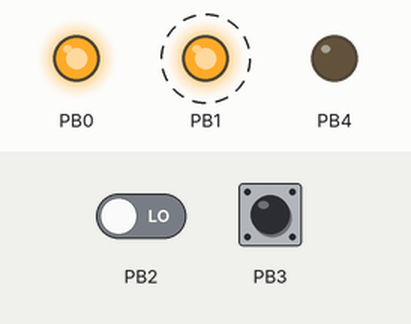
The program below on a simulated ATtiny85, built with avr-gcc and run on an emulated ATtiny85. Parts: output pins drawn as LEDs (lit = HIGH). Dashed ring = blinking. The inputs (shaded band) are chosen by the test bench; at power-on: PB2 LOW, PB3 HIGH.

Above: at 1.2 s.
1.3 s: PB2 driven HIGH
At 3.8 s:
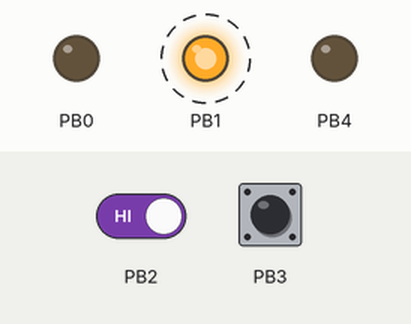
4.3 s: PB3 pulled LOW for 0.15 s
At 5.8 s:
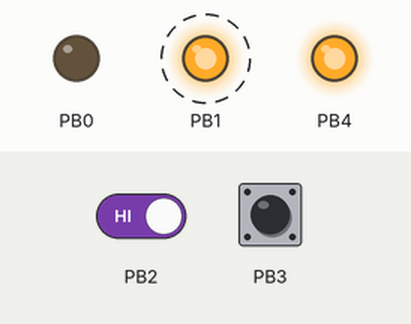
7.4 s: PB3 pulled LOW for 1 s
At 10.8 s:
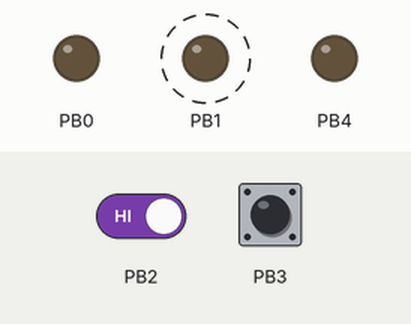
11.4 s: PB3 pulled LOW for 3.2 s
At 12.8 s:
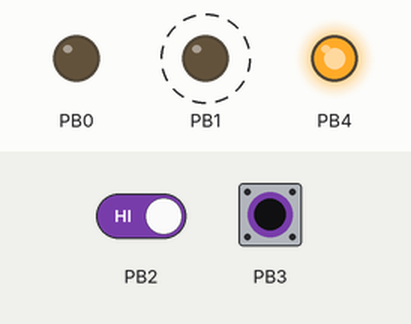
17.6 s: PB2 driven LOW and PB3 driven LOW
At 19.8 s:
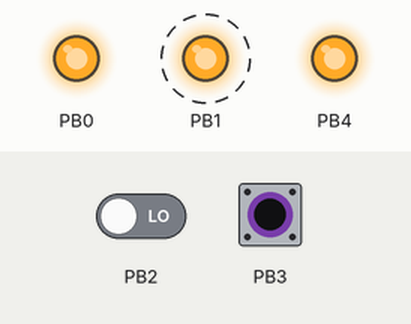
Timing chart, 0 to 21.6 s (numbered marks = the images above; inputs shaded):
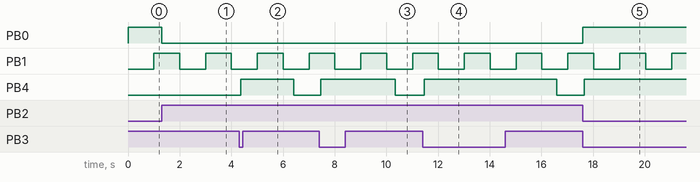

The program:

main.cpp
```cpp
#include <Arduino.h>

uint32_t gas_button_time, gas_time;
bool gas_button_init = false;
bool gas_start = false;
bool gas_valve = false;
bool blink_status;
const uint32_t gas_period = (uint32_t)2000 * 1;
uint32_t breathe_old;
bool inspire = true;
uint8_t breathe_PWM;

void setup() {
  DDRB |= (1 << PB4);
  DDRB |= (1 << PB0);
  DDRB |= (1 << PB1);
  DDRB &=~ (1 << DDB2);
  DDRB &=~ (1 << DDB3);
  PORTB |= (1 << DDB3);
  CLKPR = 0x80;
  // CLKPR = 0x04;
  CLKPR = B00000000;
  gas_valve = false;
}

void read_GAS_button() {
  if((PINB & (1 << PINB3)) >> PINB3) {
    gas_button_init = false;
  }
  else {
    if(gas_button_init) {
      if(millis() - gas_button_time > 50) {
        gas_time = millis();
        gas_start = true;
        delay(10);
        gas_button_init = false;
      }
    }
    else {
      gas_button_time = millis();
      gas_button_init = true;
    }
  }
}

void breathe() {
  // uint32_t breathe_delay = 1;
  // if(millis() - breathe_old > breathe_delay) {
  //   breathe_old = millis();
  //   if(inspire) {
  //     if(breathe_PWM >= 255) inspire = false;
  //     else breathe_PWM++;
  //   }
  //   else {
  //     if(breathe_PWM == 0) inspire = true;
  //     else breathe_PWM--;
  //   }
  //   analogWrite(1, breathe_PWM);
  // }

  if(millis() - breathe_old > 1000) {
    breathe_old = millis();
    if(blink_status)  PORTB &=~ (1<< DDB1);
    else PORTB |= (1 << DDB1);
    blink_status = !blink_status;
  }
}

void loop() {

  if ((PINB & (1 << PINB2)) >> PINB2) PORTB &=~ (1<< DDB0);
  else PORTB |= (1 << DDB0);

  read_GAS_button();
  if(gas_valve) PORTB |= (1 << DDB4);
  else  PORTB &=~ (1<< DDB4);
  if(gas_start) gas_valve = (millis() - gas_time) < gas_period;
  else gas_valve = false;
  breathe();
}
```

Measured:
- after the input at 1.3 s, PB0: HIGH → LOW at once
- after the input at 4.3 s, PB4: LOW → HIGH after 0.06 s, → LOW 2.1 s later
- after the input at 7.4 s, PB4: LOW → HIGH after 0.06 s, → LOW 2.9 s later
- after the input at 11.4 s, PB4: LOW → HIGH after 0.06 s, → LOW 5.1 s later
- after the input at 17.6 s, PB0: LOW → HIGH at once; PB4: LOW → HIGH after 0.06 s
- by itself, PB1: alternates HIGH for 1.0 s and LOW for 1.0 s
